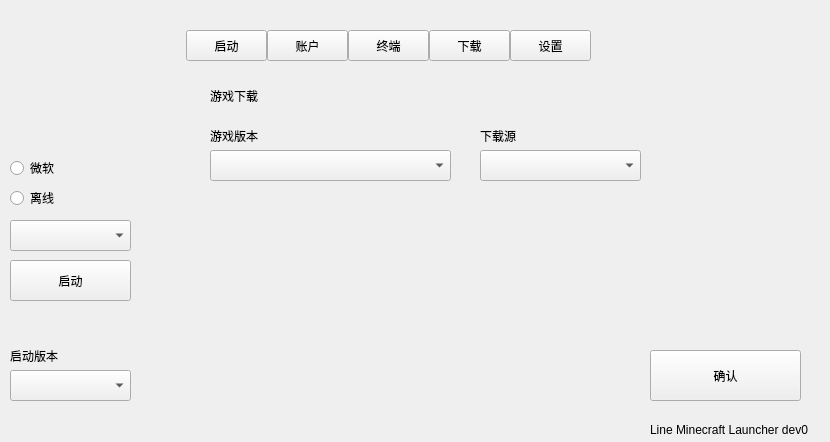
<?xml version="1.0" encoding="UTF-8"?>
<ui version="4.0">
 <class>Line</class>
 <widget class="QWidget" name="Line">
  <property name="geometry">
   <rect>
    <x>0</x>
    <y>0</y>
    <width>830</width>
    <height>442</height>
   </rect>
  </property>
  <property name="windowTitle">
   <string>Form</string>
  </property>
  <widget class="QStackedWidget" name="stackedoutwidget">
   <property name="geometry">
    <rect>
     <x>190</x>
     <y>70</y>
     <width>701</width>
     <height>341</height>
    </rect>
   </property>
   <property name="currentIndex">
    <number>3</number>
   </property>
   <widget class="QWidget" name="plaunch">
    <widget class="QLabel" name="notipath">
     <property name="geometry">
      <rect>
       <x>20</x>
       <y>20</y>
       <width>54</width>
       <height>12</height>
      </rect>
     </property>
     <property name="styleSheet">
      <string notr="true">font: 75 9pt &quot;Microsoft YaHei UI&quot;;</string>
     </property>
     <property name="text">
      <string>路径选择</string>
     </property>
    </widget>
    <widget class="PushButton" name="selcd">
     <property name="geometry">
      <rect>
       <x>20</x>
       <y>40</y>
       <width>111</width>
       <height>41</height>
      </rect>
     </property>
     <property name="text">
      <string>选择...</string>
     </property>
    </widget>
    <widget class="QLabel" name="pickedpath">
     <property name="geometry">
      <rect>
       <x>20</x>
       <y>90</y>
       <width>451</width>
       <height>16</height>
      </rect>
     </property>
     <property name="styleSheet">
      <string notr="true">font: 75 9pt &quot;Microsoft YaHei UI&quot;;</string>
     </property>
     <property name="text">
      <string>当前路径:</string>
     </property>
    </widget>
    <widget class="PushButton" name="changeoptiver">
     <property name="geometry">
      <rect>
       <x>20</x>
       <y>120</y>
       <width>111</width>
       <height>41</height>
      </rect>
     </property>
     <property name="text">
      <string>更改版本设置</string>
     </property>
    </widget>
    <widget class="ComboBox" name="dirchecker">
     <property name="geometry">
      <rect>
       <x>140</x>
       <y>40</y>
       <width>371</width>
       <height>41</height>
      </rect>
     </property>
     <property name="placeholderText">
      <string>保存的路径</string>
     </property>
    </widget>
   </widget>
   <widget class="QWidget" name="account">
    <widget class="QLabel" name="label">
     <property name="geometry">
      <rect>
       <x>10</x>
       <y>10</y>
       <width>111</width>
       <height>21</height>
      </rect>
     </property>
     <property name="styleSheet">
      <string notr="true">font: 75 9pt &quot;Microsoft YaHei UI&quot;;</string>
     </property>
     <property name="text">
      <string>账户录入</string>
     </property>
    </widget>
    <widget class="PushButton" name="miclog">
     <property name="geometry">
      <rect>
       <x>10</x>
       <y>50</y>
       <width>121</width>
       <height>51</height>
      </rect>
     </property>
     <property name="text">
      <string>微软登录</string>
     </property>
    </widget>
    <widget class="PushButton" name="miclog_2">
     <property name="geometry">
      <rect>
       <x>140</x>
       <y>50</y>
       <width>121</width>
       <height>51</height>
      </rect>
     </property>
     <property name="text">
      <string>离线</string>
     </property>
    </widget>
    <widget class="QStackedWidget" name="dp">
     <property name="geometry">
      <rect>
       <x>10</x>
       <y>120</y>
       <width>961</width>
       <height>231</height>
      </rect>
     </property>
     <property name="currentIndex">
      <number>1</number>
     </property>
     <widget class="QWidget" name="page">
      <widget class="QLabel" name="label_3">
       <property name="geometry">
        <rect>
         <x>0</x>
         <y>0</y>
         <width>81</width>
         <height>16</height>
        </rect>
       </property>
       <property name="styleSheet">
        <string notr="true">font: 75 9pt &quot;Microsoft YaHei UI&quot;;</string>
       </property>
       <property name="text">
        <string>离线</string>
       </property>
      </widget>
      <widget class="LineEdit" name="userEditLeave">
       <property name="geometry">
        <rect>
         <x>0</x>
         <y>20</y>
         <width>321</width>
         <height>20</height>
        </rect>
       </property>
       <property name="placeholderText">
        <string/>
       </property>
      </widget>
      <widget class="PushButton" name="confi1">
       <property name="geometry">
        <rect>
         <x>0</x>
         <y>70</y>
         <width>91</width>
         <height>41</height>
        </rect>
       </property>
       <property name="text">
        <string>确认</string>
       </property>
      </widget>
      <widget class="PushButton" name="canc2">
       <property name="geometry">
        <rect>
         <x>110</x>
         <y>70</y>
         <width>91</width>
         <height>41</height>
        </rect>
       </property>
       <property name="text">
        <string>清空</string>
       </property>
      </widget>
     </widget>
     <widget class="QWidget" name="page_2">
      <widget class="QLabel" name="label_4">
       <property name="geometry">
        <rect>
         <x>0</x>
         <y>0</y>
         <width>81</width>
         <height>16</height>
        </rect>
       </property>
       <property name="styleSheet">
        <string notr="true">font: 75 9pt &quot;Microsoft YaHei UI&quot;;</string>
       </property>
       <property name="text">
        <string>微软</string>
       </property>
      </widget>
      <widget class="PushButton" name="startbros">
       <property name="geometry">
        <rect>
         <x>0</x>
         <y>30</y>
         <width>211</width>
         <height>51</height>
        </rect>
       </property>
       <property name="text">
        <string>添加账户</string>
       </property>
      </widget>
      <widget class="QLabel" name="label_5">
       <property name="geometry">
        <rect>
         <x>240</x>
         <y>30</y>
         <width>361</width>
         <height>111</height>
        </rect>
       </property>
       <property name="styleSheet">
        <string notr="true">font: 75 9pt &quot;Microsoft YaHei UI&quot;;</string>
       </property>
       <property name="text">
        <string>注意！使用微软登录，请您再三确认您已经购买了Minecraft Java
版，并且已经创建角色。
按照界面指引登录账户且出现空白网页时，复制地址栏中的url，并
输入到启动器在本文字旁的编辑框中
由于验证服务器不在中国大陆，在中国大陆的用户如果失败请尝试
使用VPN</string>
       </property>
      </widget>
      <widget class="QLabel" name="label_6">
       <property name="geometry">
        <rect>
         <x>10</x>
         <y>120</y>
         <width>201</width>
         <height>16</height>
        </rect>
       </property>
       <property name="styleSheet">
        <string notr="true">font: 75 9pt &quot;Microsoft YaHei UI&quot;;</string>
       </property>
       <property name="text">
        <string>重定向的URL</string>
       </property>
      </widget>
      <widget class="LineEdit" name="urlInput">
       <property name="geometry">
        <rect>
         <x>10</x>
         <y>160</y>
         <width>231</width>
         <height>31</height>
        </rect>
       </property>
      </widget>
      <widget class="PushButton" name="confirmUrl">
       <property name="geometry">
        <rect>
         <x>270</x>
         <y>160</y>
         <width>271</width>
         <height>41</height>
        </rect>
       </property>
       <property name="text">
        <string>确定</string>
       </property>
      </widget>
     </widget>
    </widget>
   </widget>
   <widget class="QWidget" name="terminal"/>
   <widget class="QWidget" name="downloads">
    <widget class="QLabel" name="label_7">
     <property name="geometry">
      <rect>
       <x>20</x>
       <y>20</y>
       <width>54</width>
       <height>12</height>
      </rect>
     </property>
     <property name="styleSheet">
      <string notr="true">font: 75 9pt &quot;Microsoft YaHei UI&quot;;</string>
     </property>
     <property name="text">
      <string>游戏下载</string>
     </property>
    </widget>
    <widget class="ComboBox" name="comboBox">
     <property name="geometry">
      <rect>
       <x>20</x>
       <y>80</y>
       <width>241</width>
       <height>31</height>
      </rect>
     </property>
    </widget>
    <widget class="QLabel" name="label_8">
     <property name="geometry">
      <rect>
       <x>20</x>
       <y>60</y>
       <width>54</width>
       <height>12</height>
      </rect>
     </property>
     <property name="styleSheet">
      <string notr="true">font: 9pt &quot;Microsoft YaHei UI&quot;;</string>
     </property>
     <property name="text">
      <string>游戏版本</string>
     </property>
    </widget>
    <widget class="QLabel" name="label_9">
     <property name="geometry">
      <rect>
       <x>290</x>
       <y>60</y>
       <width>54</width>
       <height>12</height>
      </rect>
     </property>
     <property name="styleSheet">
      <string notr="true">font: 75 9pt &quot;Microsoft YaHei UI&quot;;</string>
     </property>
     <property name="text">
      <string>下载源</string>
     </property>
    </widget>
    <widget class="ComboBox" name="comboBox_2">
     <property name="geometry">
      <rect>
       <x>290</x>
       <y>80</y>
       <width>161</width>
       <height>31</height>
      </rect>
     </property>
    </widget>
    <widget class="PushButton" name="pushButton">
     <property name="geometry">
      <rect>
       <x>460</x>
       <y>280</y>
       <width>151</width>
       <height>51</height>
      </rect>
     </property>
     <property name="text">
      <string>确认</string>
     </property>
    </widget>
   </widget>
  </widget>
  <widget class="PushButton" name="startg">
   <property name="geometry">
    <rect>
     <x>10</x>
     <y>260</y>
     <width>121</width>
     <height>41</height>
    </rect>
   </property>
   <property name="text">
    <string>启动</string>
   </property>
  </widget>
  <widget class="ComboBox" name="pickuser">
   <property name="geometry">
    <rect>
     <x>10</x>
     <y>220</y>
     <width>121</width>
     <height>31</height>
    </rect>
   </property>
   <property name="placeholderText">
    <string>用户...</string>
   </property>
  </widget>
  <widget class="ComboBox" name="pickver">
   <property name="geometry">
    <rect>
     <x>10</x>
     <y>370</y>
     <width>121</width>
     <height>31</height>
    </rect>
   </property>
   <property name="placeholderText">
    <string>版本</string>
   </property>
  </widget>
  <widget class="PushButton" name="cpa">
   <property name="geometry">
    <rect>
     <x>267</x>
     <y>30</y>
     <width>81</width>
     <height>31</height>
    </rect>
   </property>
   <property name="text">
    <string>账户</string>
   </property>
  </widget>
  <widget class="PushButton" name="cpl_4">
   <property name="geometry">
    <rect>
     <x>186</x>
     <y>30</y>
     <width>81</width>
     <height>31</height>
    </rect>
   </property>
   <property name="text">
    <string>启动</string>
   </property>
  </widget>
  <widget class="PushButton" name="cpt">
   <property name="geometry">
    <rect>
     <x>348</x>
     <y>30</y>
     <width>81</width>
     <height>31</height>
    </rect>
   </property>
   <property name="text">
    <string>终端</string>
   </property>
  </widget>
  <widget class="PushButton" name="cpd">
   <property name="geometry">
    <rect>
     <x>429</x>
     <y>30</y>
     <width>81</width>
     <height>31</height>
    </rect>
   </property>
   <property name="text">
    <string>下载</string>
   </property>
  </widget>
  <widget class="PushButton" name="cps">
   <property name="geometry">
    <rect>
     <x>510</x>
     <y>30</y>
     <width>81</width>
     <height>31</height>
    </rect>
   </property>
   <property name="text">
    <string>设置</string>
   </property>
  </widget>
  <widget class="QLabel" name="ver">
   <property name="geometry">
    <rect>
     <x>10</x>
     <y>350</y>
     <width>54</width>
     <height>12</height>
    </rect>
   </property>
   <property name="styleSheet">
    <string notr="true">font: 9pt &quot;Microsoft YaHei UI&quot;;</string>
   </property>
   <property name="text">
    <string>启动版本</string>
   </property>
  </widget>
  <widget class="QLabel" name="layed">
   <property name="geometry">
    <rect>
     <x>180</x>
     <y>-10</y>
     <width>781</width>
     <height>451</height>
    </rect>
   </property>
   <property name="text">
    <string/>
   </property>
  </widget>
  <widget class="QLabel" name="headpic">
   <property name="geometry">
    <rect>
     <x>40</x>
     <y>80</y>
     <width>61</width>
     <height>61</height>
    </rect>
   </property>
   <property name="text">
    <string/>
   </property>
  </widget>
  <widget class="RadioButton" name="radioOffline">
   <property name="geometry">
    <rect>
     <x>10</x>
     <y>190</y>
     <width>89</width>
     <height>16</height>
    </rect>
   </property>
   <property name="text">
    <string>离线</string>
   </property>
  </widget>
  <widget class="RadioButton" name="radioMicrosoft">
   <property name="geometry">
    <rect>
     <x>10</x>
     <y>160</y>
     <width>89</width>
     <height>16</height>
    </rect>
   </property>
   <property name="text">
    <string>微软</string>
   </property>
  </widget>
  <widget class="QLabel" name="label_2">
   <property name="geometry">
    <rect>
     <x>650</x>
     <y>420</y>
     <width>171</width>
     <height>20</height>
    </rect>
   </property>
   <property name="styleSheet">
    <string notr="true">font: 75 9pt &quot;Microsoft YaHei UI&quot;;</string>
   </property>
   <property name="text">
    <string>Line Minecraft Launcher dev0</string>
   </property>
  </widget>
  <zorder>layed</zorder>
  <zorder>stackedoutwidget</zorder>
  <zorder>startg</zorder>
  <zorder>pickuser</zorder>
  <zorder>pickver</zorder>
  <zorder>cpa</zorder>
  <zorder>cpl_4</zorder>
  <zorder>cpt</zorder>
  <zorder>cpd</zorder>
  <zorder>cps</zorder>
  <zorder>ver</zorder>
  <zorder>headpic</zorder>
  <zorder>radioOffline</zorder>
  <zorder>radioMicrosoft</zorder>
  <zorder>label_2</zorder>
 </widget>
 <customwidgets>
  <customwidget>
   <class>PushButton</class>
   <extends>QPushButton</extends>
   <header>qfluentwidgets</header>
  </customwidget>
  <customwidget>
   <class>ComboBox</class>
   <extends>QComboBox</extends>
   <header>qfluentwidgets</header>
  </customwidget>
  <customwidget>
   <class>RadioButton</class>
   <extends>QRadioButton</extends>
   <header>qfluentwidgets</header>
  </customwidget>
  <customwidget>
   <class>LineEdit</class>
   <extends>QLineEdit</extends>
   <header>qfluentwidgets</header>
  </customwidget>
 </customwidgets>
 <resources/>
 <connections/>
</ui>
